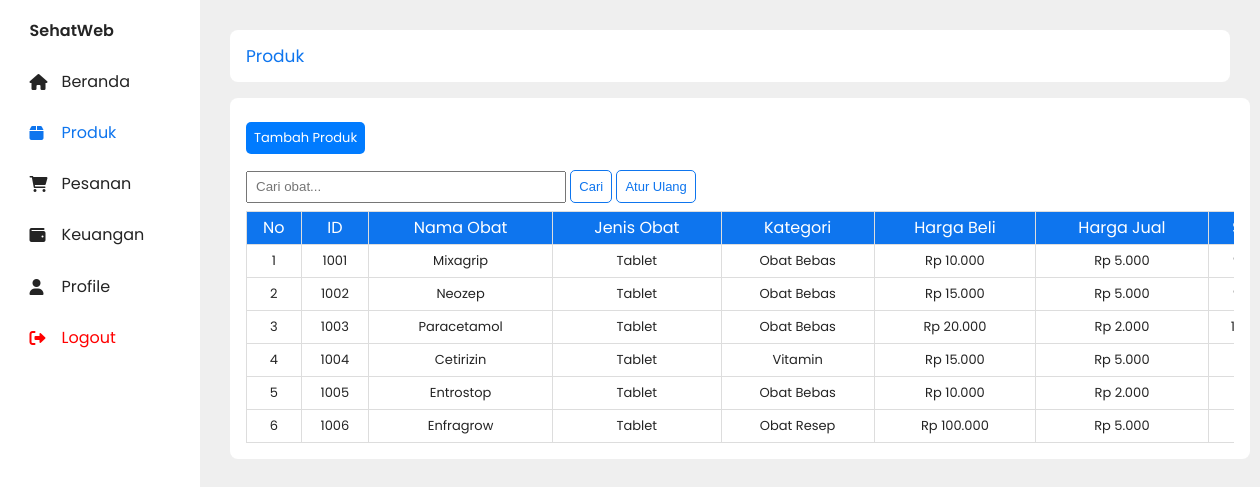
/produk.php, run on the app's committed database.
### tables this page shows
CREATE TABLE `obat` (
  `id_obat` int(11) NOT NULL,
  `nama_obat` varchar(100) NOT NULL,
  `jenis_obat` enum('Tablet','Kapsul','Sirup','Injeksi','Salep') NOT NULL,
  `kategori_obat` varchar(50) DEFAULT NULL,
  `harga_beli` decimal(10,2) NOT NULL,
  `harga_jual` decimal(10,2) NOT NULL,
  `stok` int(11) DEFAULT 0,
  `lokasi_penyimpanan` varchar(50) DEFAULT NULL,
  `tanggal_kadaluwarsa` date DEFAULT NULL,
  `ditambahkan_oleh` varchar(100) DEFAULT NULL,
  `tanggal_ditambahkan` timestamp NOT NULL DEFAULT current_timestamp()
);

### produk.php (the view, shortened to what this page needs)
<?php
include 'koneksi.php';
$cari = isset($_POST['cari']) ? $_POST['cari'] : '';
$query = "SELECT * FROM obat";
$result = mysqli_query($conn, $query);
?>
<!DOCTYPE html>
<html lang="en">
<head>
    <link rel="stylesheet" href="css/produk.css" />
    <link href="https://cdn.jsdelivr.net/npm/sweetalert2@11.14.5/dist/sweetalert2.min.css" rel="stylesheet">
    <link href="https://cdnjs.cloudflare.com/ajax/libs/font-awesome/6.0.0-beta3/css/all.min.css" rel="stylesheet">
</head>
<body>
    <nav id="sidebar">
        <ul>
            <li>
                <span class="logo">SehatWeb</span>
            </li>
            <li>
                <a href="dashboard.php">
                    <i class="fas fa-home"></i>
                    <span>Beranda</span>
                </a>
            </li>
            <li class="active">
                <a href="produk.php">
                    <i class="fas fa-box"></i>
                    <span>Produk</span>
                </a>
            </li>
            <li>
                <a href="pesanan.php">
                    <i class="fas fa-shopping-cart"></i>
                    <span>Pesanan</span>
                </a>
            </li>
            <li>
                <a href="keuangan.php">
                    <i class="fas fa-wallet"></i>
                    <span>Keuangan</span>
                </a>
            </li>
            <li>
                <a href="profile.php">
                    <i class="fas fa-user"></i>
                    <span>Profile</span>
                </a>
            </li>
            <li>
                <a href="login.php" id="logout-link">
                    <i class="fas fa-sign-out-alt" style="color: #ff0000;"></i>
                    <span style="color: #ff0000;">Logout</span>
                </a>
            </li>
        </ul>
    </nav>
    <main>
        <div class="topnav">
            <a href="#">Produk</a>
        </div>
        <div class="container">
            <a href="tambah-produk.php" class="btn">Tambah Produk</a><br>
            <form action="produk.php" method="post">
                <input type="text" class="pencarian" name="cari" placeholder="Cari obat..."
                    value="<?= htmlspecialchars($cari); ?>">
                <input type="submit" class="btn-outline" value="Cari">
                <input type="submit" id="refresh-btn" class="btn-outline" value="Atur Ulang">
            </form>
            <div class="table-scroll">
                <table border="1" class="custom-table">
                    <thead>
                        <tr>
                            <th>No</th>
                            <th>ID</th>
                            <th>Nama Obat</th>
                            <th>Jenis Obat</th>
                            <th>Kategori</th>
                            <th>Harga Beli</th>
                            <th>Harga Jual</th>
                            <th>Stok</th>
                        </tr>
                    </thead>
                    <tbody>
                        <?php
            $no = 1;
            if (mysqli_num_rows($result) > 0): ?>
                        <?php while ($row = mysqli_fetch_assoc($result)): ?>
                        <tr>
                            <td><?= $no++; ?></td>
                            <td><?= htmlspecialchars($row['id_obat']); ?></td>
                            <td><?= htmlspecialchars($row['nama_obat']); ?></td>
                            <td><?= htmlspecialchars($row['jenis_obat']); ?></td>
                            <td><?= htmlspecialchars($row['kategori_obat']); ?></td>
                            <td>Rp <?= number_format($row['harga_beli'], 0, ',', '.'); ?></td>
                            <td>Rp <?= number_format($row['harga_jual'], 0, ',', '.'); ?></td>
                            <td><?= htmlspecialchars($row['stok']); ?></td>
                        </tr>
                        <?php endwhile; ?>
                        <?php else: ?>
                        <tr>
                            <td colspan="11">Tidak ada data ditemukan.</td>
                        </tr>
                        <?php endif; ?>
                    </tbody>
                </table>
            </div>
        </div>
    </main>
</body>
</html>

### css/produk.css (style rules this page uses)
:root { --base-clr: #ffffff; --line-clr: #cacaca; --hover-clr: #a1ccff; --text-clr: #242424; --accent-clr: #0e75ee; --secondary-text-clr: #414141; }
* { margin: 0; padding: 0; }
html { font-family: Poppins, "Segoe UI", Tahoma, Geneva, Verdana, sans-serif; line-height: 1.5rem; }
body { min-height: 100vh; background-color: #efefef; color: var(--text-clr); display: grid; grid-template-columns: auto 1fr; }
#sidebar { box-sizing: border-box; height: 100vh; width: 200px; padding: 5px 1rem; background-color: var(--base-clr); position: sticky; top: 0; transition: 300ms ease-in-out; overflow: hidden; text-wrap: nowrap; }
#sidebar ul { list-style: none; }
.logo { font-weight: 600; }
#sidebar i { width: 32px; }
#sidebar ul li.active a { color: var(--accent-clr); }
#sidebar a, #sidebar .logo { border-radius: 0.5em; padding: 0.85em; text-decoration: none; color: var(--text-clr); display: flex; align-items: center; }
main { padding: min(30px, 7%); }
.topnav { overflow: hidden; background-color: var(--base-clr); border-radius: 0.5rem; }
.topnav a { float: left; display: block; color: var(--accent-clr); text-align: center; padding: 14px 0 14px 16px; text-decoration: none; font-size: 17px; }
.container { width: 1020px; margin: 1rem 0; box-sizing: border-box; background-color: var(--base-clr); padding: 1rem; border-radius: 0.5rem; }
.table-scroll { width: 100%; overflow-x: scroll; }
.container .pencarian { width: 20rem; height: 2rem; padding: 0 0.5rem; box-sizing: border-box; outline: none; }
.btn { display: inline-block; padding: 0.25rem 0.5rem; margin: 0.5rem 0; text-decoration: none; color: #fff; background-color: #007bff; border: none; border-radius: 5px; cursor: pointer; font-size: small; }
.btn-outline { display: inline-block; padding: 0.5rem; margin: 0.5rem 0; text-decoration: none; color: var(--accent-clr); background-color: var(--base-clr); border: 1px solid var(--accent-clr); border-radius: 5px; cursor: pointer; font-size: small; }
.custom-table { width: 1500px; border-collapse: collapse; }
.custom-table th { padding: 4px; text-align: center; border: 1px solid #ddd; }
.custom-table td { font-size: small; text-align: center; border: 1px solid #ddd; padding: 4px; }
.custom-table th { background-color: var(--accent-clr); font-weight: 400; color: var(--base-clr); }
.custom-table tr { background-color: var(--base-clr); }

### data on the page
obat: id_obat "1001", nama_obat "Mixagrip", jenis_obat "Tablet", kategori_obat "Obat Bebas", harga_beli "10.000", harga_jual "5.000"
obat: id_obat "1002", nama_obat "Neozep", jenis_obat "Tablet", kategori_obat "Obat Bebas", harga_beli "15.000", harga_jual "5.000"
obat: id_obat "1003", nama_obat "Paracetamol", jenis_obat "Tablet", kategori_obat "Obat Bebas", harga_beli "20.000", harga_jual "2.000"
obat: id_obat "1004", nama_obat "Cetirizin", jenis_obat "Tablet", kategori_obat "Vitamin", harga_beli "15.000", harga_jual "5.000"
obat: id_obat "1005", nama_obat "Entrostop", jenis_obat "Tablet", kategori_obat "Obat Bebas", harga_beli "10.000", harga_jual "2.000"
obat: id_obat "1006", nama_obat "Enfragrow", jenis_obat "Tablet", kategori_obat "Obat Resep", harga_beli "100.000", harga_jual "5.000"
